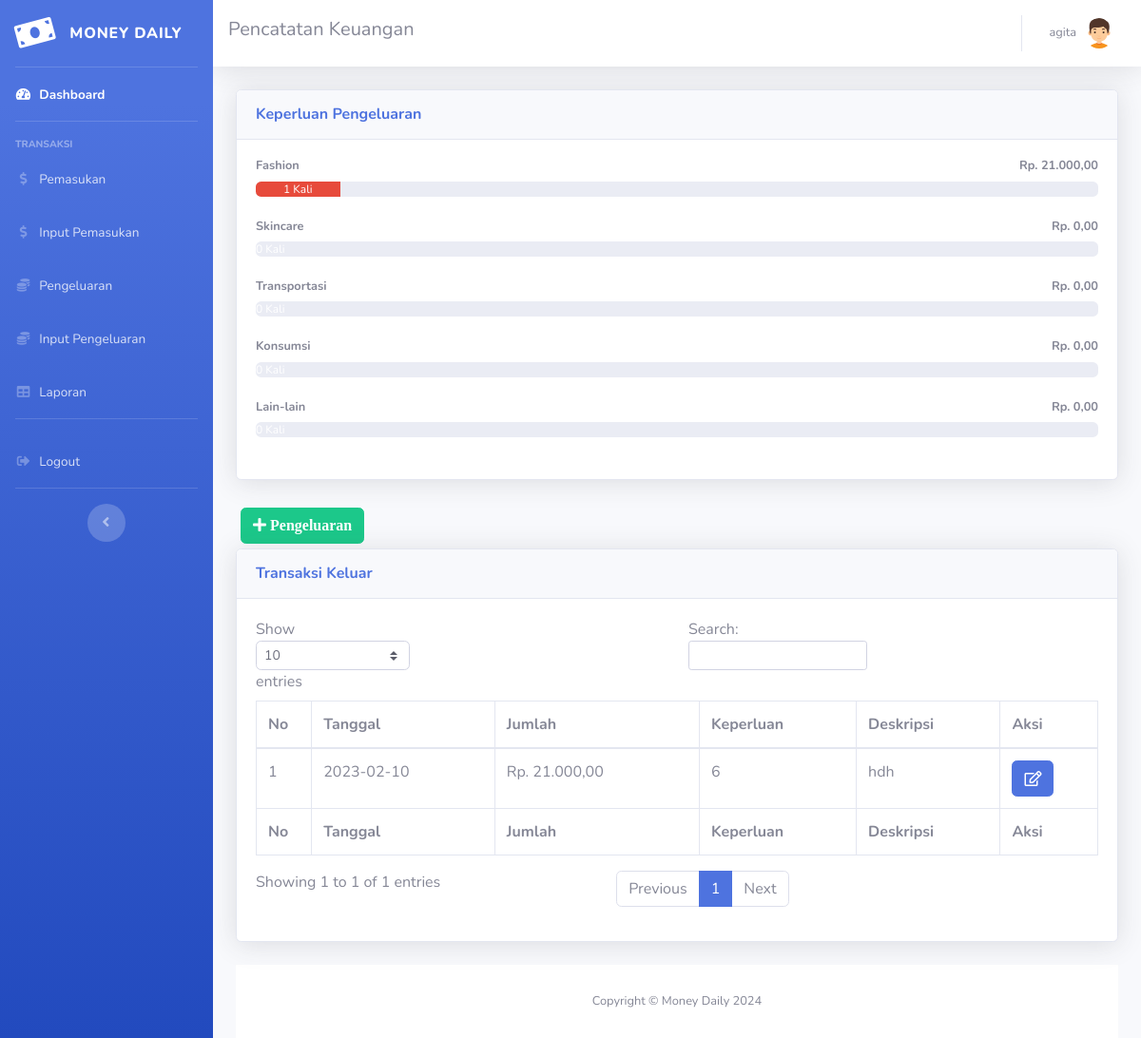
The app's page /pengeluaran.php (signed in) with its own data.
### tables this page shows
CREATE TABLE `sumber` (
  `id_sumber` int(11) NOT NULL,
  `nama` varchar(40) NOT NULL
);

CREATE TABLE `pengeluaran` (
  `id_pengeluaran` int(11) NOT NULL,
  `tgl_pengeluaran` date NOT NULL,
  `jumlah` int(11) NOT NULL,
  `id_sumber` varchar(40) NOT NULL,
  `deskripsi` varchar(100) NOT NULL,
  `id_user` varchar(255) NOT NULL
);

### pengeluaran.php (the view, shortened to what this page needs)
<!DOCTYPE html>
<html lang="en">
<head>
  <link href="vendor/fontawesome-free/css/all.min.css" rel="stylesheet" type="text/css">
  <link href="css/sb-admin-2.min.css" rel="stylesheet">
</head>
<body id="page-top">
  <?php
  require 'koneksi.php';
  require('sidebar.php');
  ?>
  <div id="content">
    <?php require('navbar.php'); ?>
    <div class="container-fluid">
      <div class="row">
        <div class="col-md-12">
          <div class="card shadow mb-4">
            <div class="card-header py-3">
              <h6 class="m-0 font-weight-bold text-primary">Keperluan Pengeluaran</h6>
            </div>
            <div class="card-body">
              <?php
              $id = $_SESSION['id'];
              $namasumber1 = mysqli_query($koneksi, "SELECT * FROM `sumber` where id_sumber= 6 ");
              $sumbern1 = mysqli_fetch_assoc($namasumber1);
              $namasumber2 = mysqli_query($koneksi, "SELECT * FROM `sumber` where id_sumber= 7 ");
              $sumbern2 = mysqli_fetch_assoc($namasumber2);
              $namasumber3 = mysqli_query($koneksi, "SELECT * FROM `sumber` where id_sumber= 8 ");
              $sumbern3 = mysqli_fetch_assoc($namasumber3);
              $namasumber4 = mysqli_query($koneksi, "SELECT * FROM `sumber` where id_sumber= 9 ");
              $sumbern4 = mysqli_fetch_assoc($namasumber4);
              $namasumber5 = mysqli_query($koneksi, "SELECT * FROM `sumber` where id_sumber= 10 ");
              $sumbern5 = mysqli_fetch_assoc($namasumber5);
              $arrayhasil1[] = [0];
              $hasil1 = mysqli_query($koneksi, "SELECT * FROM pengeluaran where id_sumber = 6 AND id_user = '$id'");
              while ($jumlah1 = mysqli_fetch_array($hasil1)) {
                array_push($arrayhasil1, $jumlah1['jumlah']);
              }
              $jumlahhasil1 = array_sum($arrayhasil1);
              $arrayhasil2[] = [0];
              $jumlahhasil2 = array_sum($arrayhasil2);
              $arrayhasil3[] = [0];
              $jumlahhasil3 = array_sum($arrayhasil3);
              $arrayhasil4[] = [0];
              $jumlahhasil4 = array_sum($arrayhasil4);
              $arrayhasil5[] = [0];
              $jumlahhasil5 = array_sum($arrayhasil5);
              $sumber1 = mysqli_query($koneksi, "SELECT id_sumber FROM pengeluaran where id_sumber ='6' AND id_user = '$id'");
              $sumber1text = mysqli_num_rows($sumber1);
              $sumber1 = mysqli_num_rows($sumber1);
              $sumber1 = $sumber1 * 10;
              $sumber2 = mysqli_query($koneksi, "SELECT id_sumber FROM pengeluaran where id_sumber ='7' AND id_user = '$id'");
              $sumber2text = mysqli_num_rows($sumber2);
              $sumber2 = mysqli_num_rows($sumber2);
              $sumber2 = $sumber2 * 10;
              $sumber3 = mysqli_query($koneksi, "SELECT id_sumber FROM pengeluaran where id_sumber ='8' AND id_user = '$id'");
              $sumber3text = mysqli_num_rows($sumber3);
              $sumber3 = mysqli_num_rows($sumber3);
              $sumber3 = $sumber3 * 10;
              $sumber4 = mysqli_query($koneksi, "SELECT id_sumber FROM pengeluaran where id_sumber ='9' AND id_user = '$id'");
              $sumber4text = mysqli_num_rows($sumber4);
              $sumber4 = mysqli_num_rows($sumber4);
              $sumber4 = $sumber4 * 10;
              $sumber5 = mysqli_query($koneksi, "SELECT id_sumber FROM pengeluaran where id_sumber ='10' AND id_user = '$id'");
              $sumber5text = mysqli_num_rows($sumber5);
              $sumber5 = mysqli_num_rows($sumber5);
              $sumber5 = $sumber5 * 10;
              echo '
                  <h4 class="small font-weight-bold">' . $sumbern1['nama'] . '<span class="float-right">Rp. ' . number_format($jumlahhasil1, 2, ',', '.') . '</span></h4>
                  <div class="progress mb-4">
                    <div class="progress-bar bg-danger" role="progressbar" style="width:' . $sumber1 . '%" aria-valuenow="50" aria-valuemin="0" aria-valuemax="100">' . $sumber1text . ' Kali</div>
                  </div>
				  <h4 class="small font-weight-bold">' . $sumbern2['nama'] . '<span class="float-right">Rp. ' . number_format($jumlahhasil2, 2, ',', '.') . '</span></h4>
                  <div class="progress mb-4">
                    <div class="progress-bar bg-warning" role="progressbar" style="width:' . $sumber2 . '%" aria-valuenow="50" aria-valuemin="0" aria-valuemax="100">' . $sumber2text . ' Kali</div>
                  </div>
				  <h4 class="small font-weight-bold">' . $sumbern3['nama'] . '<span class="float-right">Rp. ' . number_format($jumlahhasil3, 2, ',', '.') . '</span></h4>
                  <div class="progress mb-4">
                    <div class="progress-bar bg-info" role="progressbar" style="width:' . $sumber3 . '%" aria-valuenow="50" aria-valuemin="0" aria-valuemax="100">' . $sumber3text . ' Kali</div>
                  </div>
				  <h4 class="small font-weight-bold">' . $sumbern4['nama'] . '<span class="float-right">Rp. ' . number_format($jumlahhasil4, 2, ',', '.') . '</span></h4>
                  <div class="progress mb-4">
                    <div class="progress-bar bg-primary" role="progressbar" style="width:' . $sumber4 . '%" aria-valuenow="50" aria-valuemin="0" aria-valuemax="100">' . $sumber4text . ' Kali</div>
                  </div>
				  <h4 class="small font-weight-bold">' . $sumbern5['nama'] . '<span class="float-right">Rp. ' . number_format($jumlahhasil5, 2, ',', '.') . '</span></h4>
                  <div class="progress mb-4">
                    <div class="progress-bar bg-success" role="progressbar" style="width:' . $sumber5 . '%" aria-valuenow="50" aria-valuemin="0" aria-valuemax="100">' . $sumber5text . ' Kali</div>
                  </div>';
              ?>
            </div>
          </div>
        </div>
      </div>
      <button type="button" class="btn btn-success" style="margin:5px" data-toggle="modal" data-target="#myModalTambah"><i class="fa fa-plus"> Pengeluaran</i></button><br>
      <div class="row">
        <div class="col-md-12">
          <div class="card shadow mb-4">
            <div class="card-header py-3">
              <h6 class="m-0 font-weight-bold text-primary">Transaksi Keluar</h6>
            </div>
            <div class="card-body">
              <div class="table-responsive">
                <table class="table table-bordered" id="dataTable" width="100%" cellspacing="0">
                  <thead>
                    <tr>
                      <th>No</th>
                      <th>Tanggal</th>
                      <th>Jumlah</th>
                      <th>Keperluan</th>
                      <th>Deskripsi</th>
                      <th>Aksi</th>
                    </tr>
                  </thead>
                  <tfoot>
                    <tr>
                      <th>No</th>
                      <th>Tanggal</th>
                      <th>Jumlah</th>
                      <th>Keperluan</th>
                      <th>Deskripsi</th>
                      <th>Aksi</th>
                    </tr>
                  </tfoot>
                  <tbody>
                    <?php
                    $query = mysqli_query($koneksi, "SELECT * FROM pengeluaran WHERE id_user = '$id' ORDER BY tgl_pengeluaran");
                    $num = 1;
                    while ($data = mysqli_fetch_assoc($query)) {
                    ?>
                      <tr>
                        <td><?= $num++ ?></td>
                        <td><?= $data['tgl_pengeluaran'] ?></td>
                        <td>Rp. <?= number_format($data['jumlah'], 2, ',', '.'); ?></td>
                        <td><?= $data['id_sumber'] ?></td>
                        <td><?= $data['deskripsi'] ?></td>
                        <td>
                          <a href="#" type="button" class=" fa fa-edit btn btn-primary btn-md" data-toggle="modal" data-target="#myModal<?php echo $data['id_pengeluaran']; ?>"></a>
                        </td>
                      </tr>
              </div>
            <?php
                    }
            ?>
            </div>
          </div>
        </div>
      </div>
    </div>
  </div>
  <?php require 'footer.php' ?>
  </div>
  </div>
</body>
</html>

### records on screen
sumber: nama "Fashion"
sumber: nama "Skincare"
sumber: nama "Transportasi"
sumber: nama "Konsumsi"
sumber: nama "Lain-lain"
pengeluaran: tgl_pengeluaran "2023-02-10", jumlah "21.000,00", id_sumber "6", deskripsi "hdh"

### other values on screen
$_SESSION['name'] "agita"
$jumlahhasil1 "21.000,00"
$sumber1text "1"
$jumlahhasil2 "0,00"
$jumlahhasil3 "0,00"
$jumlahhasil4 "0,00"
$jumlahhasil5 "0,00"
